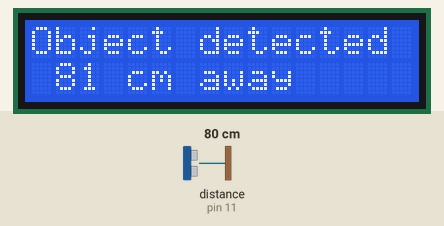
A sketch run on a simulated Arduino Uno, built with avr-gcc and run on an emulated ATmega328P. Shown: 16×2 character LCD. Inputs (shaded band) come from the test bench; at power-on: distance to the obstacle (sensor on pin 11) 80 cm. The echo pulse lasts 58.3 µs per cm; what the sketch prints to the serial monitor is not drawn.

Above: at 1.2 s.
1.3 s: distance to the obstacle (sensor on pin 11) set to 120 cm
At 2.8 s:
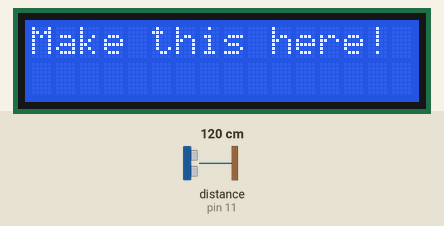
3.1 s: distance to the obstacle (sensor on pin 11) set to 18 cm
At 3.95 s:
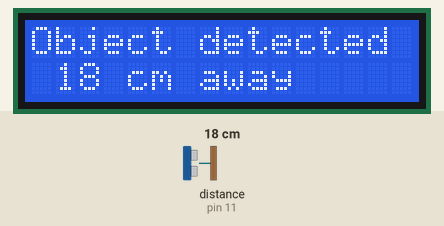
6.1 s: distance to the obstacle (sensor on pin 11) set to 9 cm
At 7.06 s:
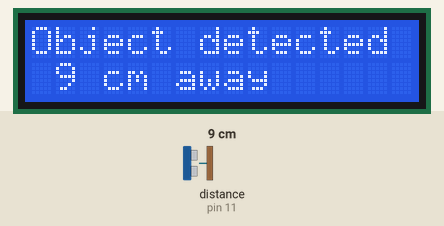

The sketch:

ultraSonic_LCD.ino
```cpp
 /*
  * This sketch created by Jonathan Eskow for use at NextFab North Fourth for demo purposes. Code is open source and available for copy and use.
  * The code prints the words "Make This Here" but when an object is sensed within a meter it gives the distance on the lcd readout.
  */

/**********************************************************************
 * Global variables ****
 **********************************************************************/

   #include <Wire.h>
    #include <NewPing.h>
    #include <LiquidCrystal_I2C.h>  // Includes the LiquidCrystal_I2C library

    #define TRIGGER_PIN  3
    #define ECHO_PIN     11
    #define MAX_DISTANCE 200
    #define BUZZER 4
    #define lcdAddress 0x27         // LCD I2C Address

  const int numReadings = 10;

  int readings[numReadings];      // the readings from the signal input
  int readIndex = 0;              // the index of the current reading
  int total = 0;                  // the running total
  int average = 0;                // the average


  volatile int state = LOW;
    LiquidCrystal_I2C lcd( lcdAddress ); //import I2C LCD library
    NewPing sonar(TRIGGER_PIN, ECHO_PIN, MAX_DISTANCE);

 /**********************************************************************
 **** Main Method ****
 **********************************************************************/

    void setup()
    {
        Serial.begin(9600);

        Serial.println("Sensor is ready");
       lcd.clear();
       lcd.begin(16,2);              // initialize the lcd as a 16 characters by 2 row display
       lcd.setBacklight(HIGH);       // Turn on the LCD's backlight
       lcd.home();                  // set the cursor to the home position (first row, first column)

    }

   //the loop takes several readings and inputs them into an array and gives back a moving average
    void loop()
    {
      int uS = sonar.ping();

      // subtract the last reading:
    total = total - readings[readIndex];

    // read from the sensor:
    readings[readIndex] = (uS / US_ROUNDTRIP_CM);

    // add the reading to the total:
   total = total + readings[readIndex];

    // advance to the next position in the array:
   readIndex = readIndex + 1;


  // if we're at the end of the array...
  if (readIndex >= numReadings)
  {
    // ...wrap around to the beginning:
    readIndex = 0;
  }
   // calculate the average:
   average = total / numReadings;
   // send it to the computer as ASCII digits

    Serial.println(average);

 if(average < 100 && average > 3)
    {
        String detected = ("Object detected : ");
        String dist = (" cm away");
        lcd.print(detected);
        lcd.setCursor(1,2);
        lcd.print(average + dist);
        delay(50);

        lcd.clear();
        lcd.home();
    }
else
{
  lcd.home();
  lcd.print("Make this here!");
}

    }//end loop
```

Measured:
- after the input at 1.3 s, the display: first differs from a run without the input at once (image 1 shows a later state)
- after the input at 3.1 s, the display: first changes after 0.07 s (image 2 shows a later state)
- after the input at 6.1 s, the display: first changes after 0.10 s (image 3 shows a later state)
